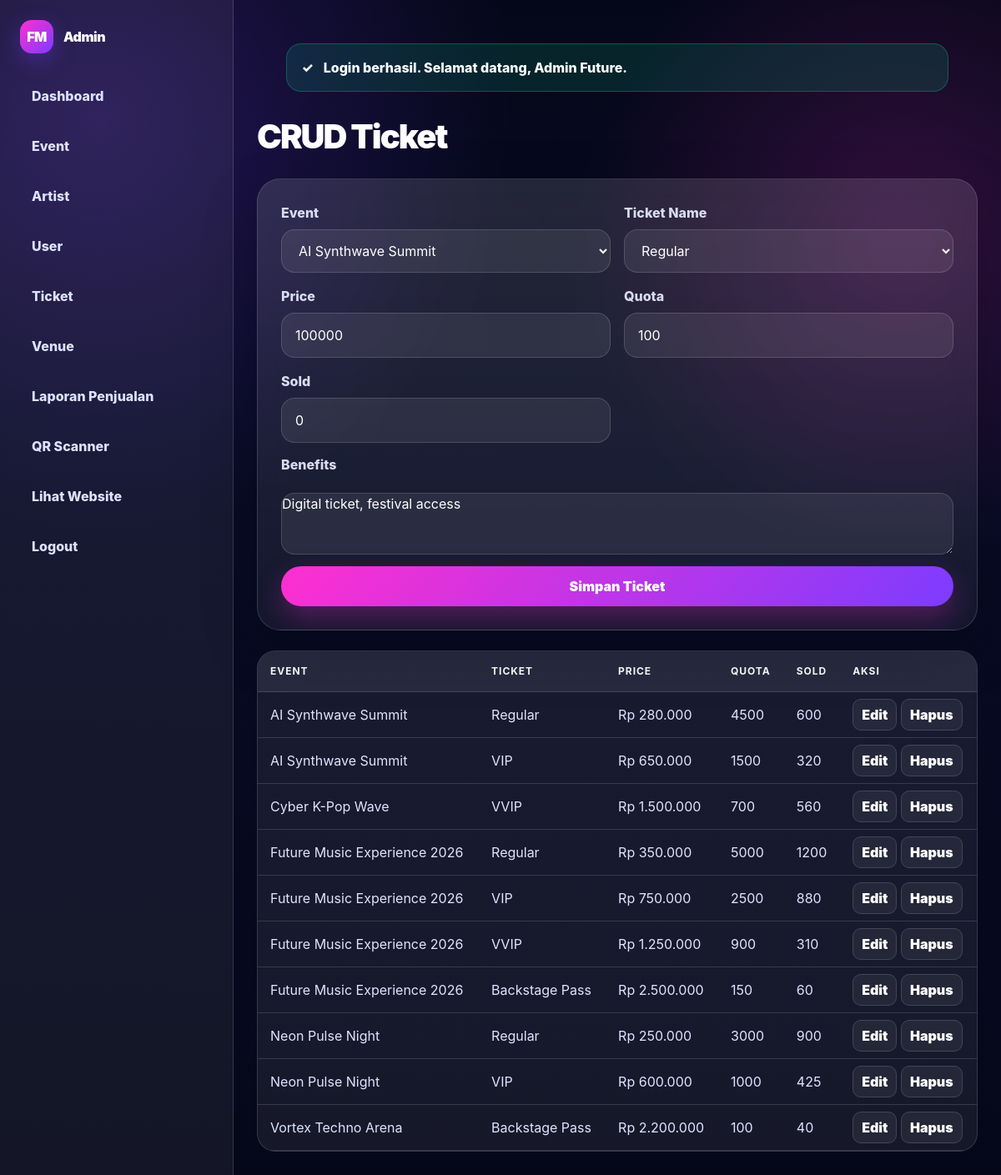
Screenshot of /admin/tickets.php (signed in) with the database file from the repository.
### tables this page shows
CREATE TABLE `ticket_types` (
  `id_ticket` int NOT NULL,
  `id_event` int NOT NULL,
  `ticket_name` enum('Regular','VIP','VVIP','Backstage Pass') NOT NULL,
  `price` decimal(12,2) NOT NULL,
  `quota` int NOT NULL,
  `sold` int NOT NULL DEFAULT '0',
  `benefits` text NOT NULL
);

CREATE TABLE `events` (
  `id_event` int NOT NULL,
  `id_venue` int NOT NULL,
  `title` varchar(180) NOT NULL,
  `slug` varchar(180) NOT NULL,
  `description` text NOT NULL,
  `event_date` date NOT NULL,
  `start_time` time NOT NULL,
  `category` varchar(80) NOT NULL,
  `status` enum('upcoming','popular','featured','completed') NOT NULL DEFAULT 'upcoming',
  `image_url` varchar(255) NOT NULL,
  `video_url` varchar(255) DEFAULT NULL,
  `seat_total` int NOT NULL DEFAULT '1000',
  `seat_available` int NOT NULL DEFAULT '1000',
  `created_at` timestamp NULL DEFAULT CURRENT_TIMESTAMP
);

### admin/tickets.php (the view, shortened to what this page needs)
<?php
include '../config/database.php';
$events=db_all("SELECT id_event,title FROM events ORDER BY title");$edit_id=(int)($_GET['edit']??0);$edit=$edit_id?db_one("SELECT * FROM ticket_types WHERE id_ticket=$edit_id"):null;$errors=[];
$rows=db_all("SELECT t.*,e.title FROM ticket_types t JOIN events e ON t.id_event=e.id_event ORDER BY e.title,t.price");include '../includes/admin_header.php';show_flash();
?>
<h1 class="admin-title">CRUD Ticket</h1>
<div class="form-card mb-6"><form method="POST" class="crud-form" data-validate-form novalidate><?php validation_box($errors); ?><input type="hidden" name="id_ticket" value="<?= (int)($edit['id_ticket']??0); ?>"><div class="form-grid"><div><label>Event</label><select class="select" name="id_event"><?php foreach($events as $ev): ?><option value="<?= (int)$ev['id_event']; ?>" <?= (($edit['id_event']??'')==$ev['id_event'])?'selected':''; ?>><?= e($ev['title']); ?></option><?php endforeach; ?></select></div><div><label>Ticket Name</label><select class="select" name="ticket_name"><?php foreach(['Regular','VIP','VVIP','Backstage Pass'] as $t): ?><option <?= (($edit['ticket_name']??'')===$t)?'selected':''; ?>><?= e($t); ?></option><?php endforeach; ?></select></div><div><label>Price</label><input class="input" type="number" name="price" value="<?= e($edit['price']??100000); ?>" data-validate data-required="true" data-min-number="1" data-label="Harga"></div><div><label>Quota</label><input class="input" type="number" name="quota" value="<?= e($edit['quota']??100); ?>" data-validate data-required="true" data-min-number="1" data-label="Quota"></div><div><label>Sold</label><input class="input" type="number" name="sold" value="<?= e($edit['sold']??0); ?>" data-validate data-required="true" data-min-number="0" data-label="Sold"></div></div><label>Benefits</label><textarea name="benefits" rows="3" data-validate data-required="true" data-min="5" data-label="Benefits"><?= e($edit['benefits']??'Digital ticket, festival access'); ?></textarea><button class="primary-btn">Simpan Ticket</button></form></div>
<div class="table-wrap"><table><thead><tr><th>Event</th><th>Ticket</th><th>Price</th><th>Quota</th><th>Sold</th><th>Aksi</th></tr></thead><tbody><?php foreach($rows as $r): ?><tr><td><?= e($r['title']); ?></td><td><?= e($r['ticket_name']); ?></td><td><?= rupiah($r['price']); ?></td><td><?= (int)$r['quota']; ?></td><td><?= (int)$r['sold']; ?></td><td><a class="action-link" href="?edit=<?= (int)$r['id_ticket']; ?>">Edit</a> <a class="action-link" data-confirm="Hapus ticket?" href="?delete=<?= (int)$r['id_ticket']; ?>">Hapus</a></td></tr><?php endforeach; ?></tbody></table></div>
<?php include '../includes/admin_footer.php'; ?>

### assets/css/style.css (style rules this page uses)
:root { --dark:#06091f; --dark2:#080b2a; --panel:rgba(255,255,255,.07); --panel2:rgba(255,255,255,.11); --line:rgba(255,255,255,.14); --white:#ffffff; --muted:#aab2d5; --pink:#ff2fd0; --purple:#7c3cff; --cyan:#47e5ff; --blue:#101a4d; --shadow:0 24px 80px rgba(0,0,0,.35); }
* { box-sizing:border-box }
html { scroll-behavior:smooth }
body { margin:0; font-family:Inter,ui-sans-serif,system-ui,-apple-system,BlinkMacSystemFont,"Segoe UI",sans-serif; color:var(--white); background: radial-gradient(circle at 10% 10%, rgba(124,60,255,.25), transparent 30%), radial-gradient(circle at 90% 20%, rgba(255,47,208,.18), transparent 25%), linear-gradient(180deg,#050719 0%,#070b24 45%,#050719 100%); min-height:100vh; }
a { text-decoration:none;color:inherit }
button,input,select,textarea { font:inherit }
.primary-btn,.ghost-btn,.icon-btn { border:0;border-radius:999px;padding:12px 20px;font-weight:900;cursor:pointer; display:inline-flex;align-items:center;justify-content:center;gap:8px; }
.primary-btn { background:linear-gradient(135deg,var(--pink),var(--purple)); color:#fff;box-shadow:0 14px 34px rgba(255,47,208,.28); }
.event-card,.artist-card,.glass-card,.ticket-card,.form-card { border:1px solid var(--line); background:linear-gradient(180deg,rgba(255,255,255,.12),rgba(255,255,255,.055)); border-radius:28px; overflow:hidden; box-shadow:0 24px 70px rgba(0,0,0,.2); backdrop-filter:blur(16px); }
.form-card { padding:28px }
.form-grid { display:grid;grid-template-columns:1fr 1fr;gap:16px }
.input, .select, textarea { width:100%;border:1px solid rgba(255,255,255,.15);background:rgba(255,255,255,.08); color:#fff;border-radius:16px;padding:14px 16px;outline:none; }
.input::placeholder, textarea::placeholder { color:#9ea6c9 }
.select option { color:#111 }
label { display:block;margin:0 0 8px;color:#d8dcf3;font-weight:800 }
.table-wrap { overflow:auto;border:1px solid var(--line);border-radius:22px;background:rgba(255,255,255,.07) }
table { width:100%;border-collapse:collapse;min-width:760px }
th,td { padding:15px;border-bottom:1px solid var(--line);text-align:left }
th { color:#fff;font-size:12px;text-transform:uppercase;letter-spacing:.08em;background:rgba(255,255,255,.07) }
td { color:#dfe4ff }
.action-link { font-weight:900;color:#fff;border:1px solid var(--line);padding:8px 10px;border-radius:10px;background:rgba(255,255,255,.06) }
.admin-title { font-size:40px;font-weight:1000;letter-spacing:-.05em;margin-bottom:20px }
.crud-form { display:grid;gap:14px }

### rows the page displays
ticket_types: id_event.title "AI Synthwave Summit", ticket_name "Regular", price "Rp 280.000", quota "4500", sold "600"
ticket_types: id_event.title "AI Synthwave Summit", ticket_name "VIP", price "Rp 650.000", quota "1500", sold "320"
ticket_types: id_event.title "Cyber K-Pop Wave", ticket_name "VVIP", price "Rp 1.500.000", quota "700", sold "560"
ticket_types: id_event.title "Future Music Experience 2026", ticket_name "Regular", price "Rp 350.000", quota "5000", sold "1200"
ticket_types: id_event.title "Future Music Experience 2026", ticket_name "VIP", price "Rp 750.000", quota "2500", sold "880"
ticket_types: id_event.title "Future Music Experience 2026", ticket_name "VVIP", price "Rp 1.250.000", quota "900", sold "310"
ticket_types: id_event.title "Future Music Experience 2026", ticket_name "Backstage Pass", price "Rp 2.500.000", quota "150", sold "60"
ticket_types: id_event.title "Neon Pulse Night", ticket_name "Regular", price "Rp 250.000", quota "3000", sold "900"
ticket_types: id_event.title "Neon Pulse Night", ticket_name "VIP", price "Rp 600.000", quota "1000", sold "425"
ticket_types: id_event.title "Vortex Techno Arena", ticket_name "Backstage Pass", price "Rp 2.200.000", quota "100", sold "40"

### other values shown
$flash['message'] "Login berhasil. Selamat datang, Admin Future."
form field id_event "AI Synthwave Summit"
form field ticket_name "Regular"
